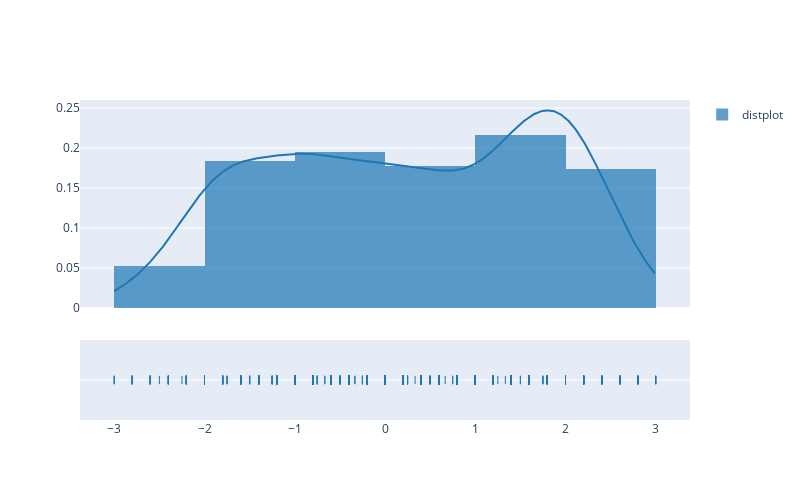

Notebook source saved alongside this figure:
### Code cell
distplot(mosi_train)

### Figure 1 — Plotly figure (JSON) as saved in the notebook; plotly's stock layout.template omitted (floating-point values rounded to 4 significant figures; data arrays with more than 128 entries replaced by an {"elided": "..."} marker saying what was removed)
{"data": [{"autobinx": false, "histnorm": "probability density", "legendgroup": "distplot", "marker": {"color": "rgb(31, 119, 180)"}, "name": "distplot", "opacity": 0.7, "type": "histogram", "x": {"elided": "1283 float values"}, "xaxis": "x", "xbins": {"end": 3, "size": 1, "start": -3}, "yaxis": "y"}, {"legendgroup": "distplot", "marker": {"color": "rgb(31, 119, 180)"}, "mode": "lines", "name": "distplot", "showlegend": false, "type": "scatter", "x": {"elided": "500 float values"}, "xaxis": "x", "y": {"elided": "500 float values"}, "yaxis": "y"}, {"legendgroup": "distplot", "marker": {"color": "rgb(31, 119, 180)", "symbol": "line-ns-open"}, "mode": "markers", "name": "distplot", "showlegend": false, "type": "scatter", "x": {"elided": "1283 float values"}, "xaxis": "x", "y": {"elided": "1283 str values"}, "yaxis": "y2"}], "layout": {"barmode": "overlay", "height": 500, "hovermode": "closest", "legend": {"traceorder": "reversed"}, "width": 800, "xaxis": {"anchor": "y2", "domain": [0, 1], "zeroline": false}, "yaxis": {"anchor": "free", "domain": [0.35, 1], "position": 0}, "yaxis2": {"anchor": "x", "domain": [0, 0.25], "dtick": 1, "showticklabels": false}}}
